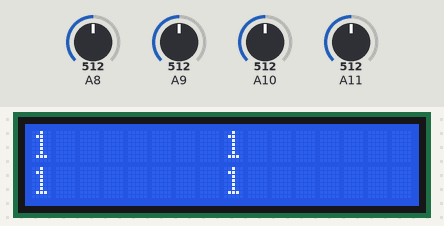
Bench run of a sketch on a simulated Arduino Mega 2560, built with avr-gcc and run on an emulated ATmega2560. On the bench: 16×2 character LCD. The test bench sets the inputs (shaded band); at power-on: A8 = 512, A9 = 512, A10 = 512, A11 = 512.

Above: at 1.25 s.
1.3 s: A8 set to 90
At 1.51 s:
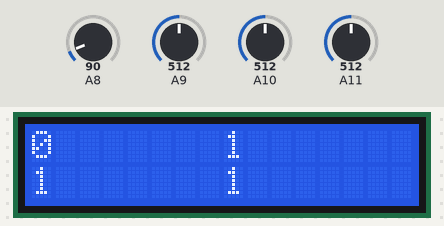
2.8 s: A9 set to 90
At 3.38 s:
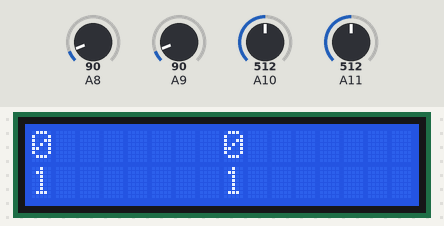
4.3 s: A10 set to 90
At 4.84 s:
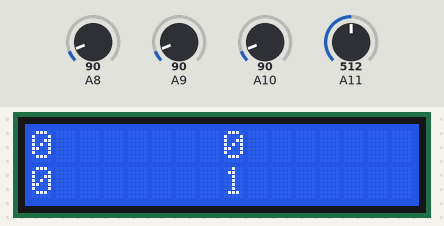
5.8 s: A11 set to 90
At 6.09 s:
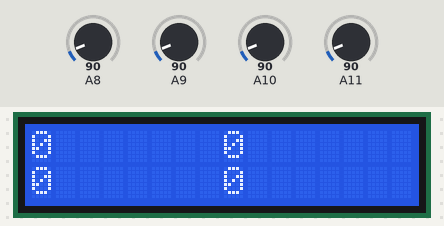
7.3 s: A8 set to 110
At 7.85 s:
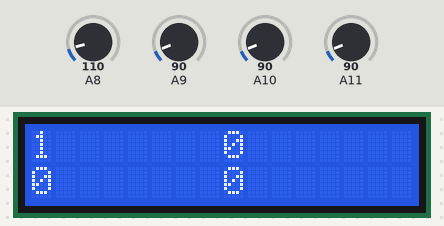
8.8 s: A9 set to 110
At 9.1 s:
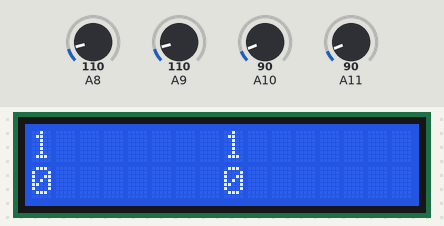
Timing chart, 0 to 11.3 s (numbered marks = the images above; inputs shaded):
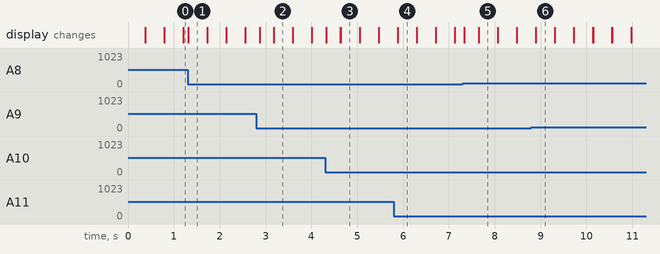

The sketch:

motore_brushless2.ino
```cpp
#include <LiquidCrystal.h>

LiquidCrystal lcd(2, 3, 7, 6, 5, 4);

int sensorValue1 = 0;
int sensorValue2 = 0;
int sensorValue3 = 0;
int sensorValue4 = 0;
float outputValue = 0;

void setup() {
  lcd.begin(16, 2);
}

void loop() {
  sensorValue1 = analogRead(A8);
  sensorValue2 = analogRead(A9);
  sensorValue3 = analogRead(A10);
  sensorValue4 = analogRead(A11);
  lcd.setCursor(0, 0);
  if (sensorValue1>100){
    lcd.print(1);
  }
  else lcd.print(0);
  lcd.setCursor(8, 0);
  if (sensorValue2>100){
    lcd.print(1);
  }
  else lcd.print(0);
  lcd.setCursor(0, 1);
    if (sensorValue3>100){
    lcd.print(1);
  }
  else lcd.print(0);
  lcd.setCursor(8, 1);
    if (sensorValue4>100){
    lcd.print(1);
  }
  else lcd.print(0);
  delay(100);
  lcd.clear();
}
```

Measured:
- after the input at 1.3 s, the display: changes at once (image 1)
- after the input at 2.8 s, the display: changes after 0.07 s (image 2)
- after the input at 4.3 s, the display: changes at once (image 3)
- after the input at 5.8 s, the display: first differs from a run without the input after 0.08 s (image 4)
- after the input at 7.3 s, the display: changes at once (image 5)
- after the input at 8.8 s, the display: first differs from a run without the input after 0.10 s (image 6)
- what the display in image 1 shows lasts 0.4 s, from 1.3 s to 1.7 s
